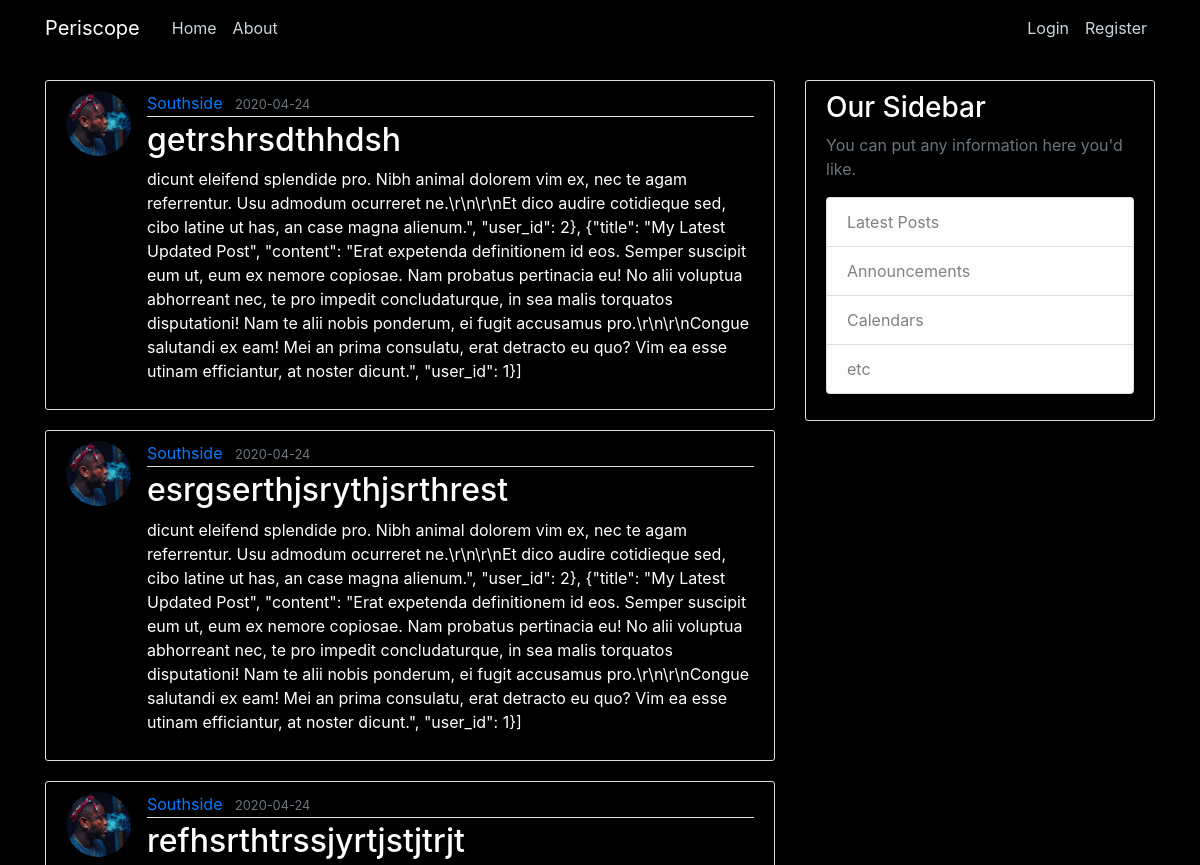
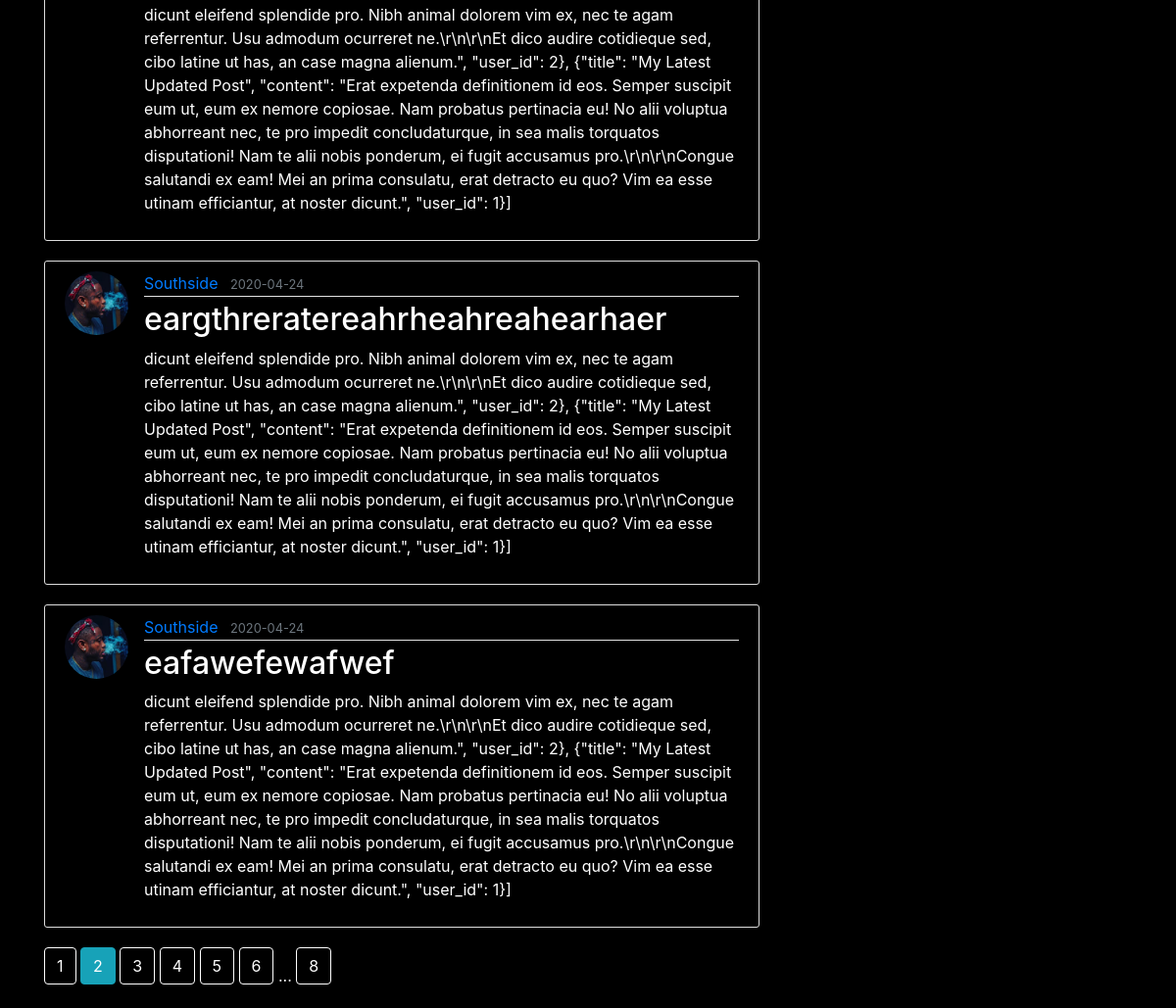
The page /home/?page=2 on the database its author committed (2 pictures, top to bottom).
### flaskblog/models.py (models this page shows, shortened)
class PostModel(db.Model):
    __tablename__ = 'posts'
    id = db.Column(db.Integer, primary_key=True)
    title = db.Column(db.String(100), nullable=False)
    date_posted = db.Column(db.DateTime, nullable=False, default=datetime.utcnow())
    content = db.Column(db.Text, nullable=False)
    user_id = db.Column(db.Integer, db.ForeignKey('users.id'), nullable=False
                        )

class UserModel(db.Model, UserMixin):
    __tablename__ = 'users'
    id = db.Column(db.Integer, primary_key=True)
    username = db.Column(db.String(20), unique=True, nullable=False)
    email = db.Column(db.String(120), unique=True, nullable=False)
    image_file = db.Column(db.String(20), default='default.jpg')
    password = db.Column(db.String(60), nullable=False)
    posts = db.relationship('PostModel', backref='author', lazy=True)

### flaskblog/main/routes.py (the view)
@main.route('/')
@main.route('/home/')
def home():
    page = request.args.get('page', 1, type=int)
    posts = PostModel.query.order_by(PostModel.date_posted.desc()).paginate(per_page=5, page=page)
    return render_template('home.html', posts=posts)

### flaskblog/templates/home.html
{% extends "layout.html" %}
{% block content %}
    {% for post in posts.items %}
        <article class="media content-section">
            <img class="rounded-circle article-img" src="{{ url_for('static', filename='profile_pics/' + post.author.image_file) }}">
            <div class="media-body">
            <div class="article-metadata">
                <a class="mr-2" href="{{ url_for('users.user_post', username=post.author.username) }}">{{ post.author.username }}</a>
                <small class="text-muted">{{ post.date_posted.strftime('%Y-%m-%d') }}</small>
            </div>
            <h2><a class="article-title" href="{{ url_for('posts.post', post_id=post.id) }}">{{ post.title }}</a></h2>
            <p class="article-content">{{ post.content }}</p>
            </div>
        </article>
    {% endfor %}
    {% for page_num in posts.iter_pages(left_edge=1, right_edge=1, left_current=1, right_current=5) %}
        {% if page_num %}
            {% if posts.page == page_num %}
                    <a class="btn btn-info mb-4" href="{{ url_for('main.home', page=page_num) }}" >{{ page_num }}</a>
                {% else %}
                    <a style="color:white;  border-color: white;" class="btn btn-outline-info mb-4" href="{{ url_for('main.home', page=page_num) }}">{{ page_num }}</a>
                {% endif %}
        {% else %}
            ...
        {% endif %}
    {% endfor %}
{% endblock %}

### flaskblog/static/main.css (style rules this page uses)
body { background: black; color: white; margin-top: 5rem; }
h1, h2, h3, h4, h5, h6 { color: white; }
.content-section { background: black; padding: 10px 20px; border: 1px solid #dddddd; border-radius: 3px; margin-bottom: 20px; }
.article-title { color: white; }
.article-content { white-space: pre-line; }
.article-img { height: 65px; width: 65px; margin-right: 16px; }
.article-metadata { padding-bottom: 1px; margin-bottom: 4px; border-bottom: 1px solid #e3e3e3 }

### rows shown on the page
PostModel: image_file (picture), author.username "Southside", date_posted "2020-04-24", title "getrshrsdthhdsh", content "dicunt eleifend splendide pro. Nibh animal dolorem vim ex, nec te agam referrentur. Usu admodum ocurreret ne.\\r\\n\\r\\nEt dico audire cotidieque sed, cibo latine ut has, an case magna alienum.\", \"user_id\": 2}, {\"title\": \"My Latest Updated Post\", \"content\": \"Erat expetenda definitionem id eos. Semper suscipit eum ut, eum ex nemore copiosae. Nam probatus pertinacia eu! No alii voluptua abhorreant nec, te pro impedit concludaturque, in sea malis torquatos disputationi! Nam te alii nobis ponderum, ei fugit accusamus pro.\\r\\n\\r\\nCongue salutandi ex eam! Mei an prima consulatu, erat detracto eu quo? Vim ea esse utinam efficiantur, at noster dicunt.\", \"user_id\": 1}]"
PostModel: image_file (picture), author.username "Southside", date_posted "2020-04-24", title "esrgserthjsrythjsrthrest", content "dicunt eleifend splendide pro. Nibh animal dolorem vim ex, nec te agam referrentur. Usu admodum ocurreret ne.\\r\\n\\r\\nEt dico audire cotidieque sed, cibo latine ut has, an case magna alienum.\", \"user_id\": 2}, {\"title\": \"My Latest Updated Post\", \"content\": \"Erat expetenda definitionem id eos. Semper suscipit eum ut, eum ex nemore copiosae. Nam probatus pertinacia eu! No alii voluptua abhorreant nec, te pro impedit concludaturque, in sea malis torquatos disputationi! Nam te alii nobis ponderum, ei fugit accusamus pro.\\r\\n\\r\\nCongue salutandi ex eam! Mei an prima consulatu, erat detracto eu quo? Vim ea esse utinam efficiantur, at noster dicunt.\", \"user_id\": 1}]"
PostModel: image_file (picture), author.username "Southside", date_posted "2020-04-24", title "refhsrthtrssjyrtjstjtrjt", content "dicunt eleifend splendide pro. Nibh animal dolorem vim ex, nec te agam referrentur. Usu admodum ocurreret ne.\\r\\n\\r\\nEt dico audire cotidieque sed, cibo latine ut has, an case magna alienum.\", \"user_id\": 2}, {\"title\": \"My Latest Updated Post\", \"content\": \"Erat expetenda definitionem id eos. Semper suscipit eum ut, eum ex nemore copiosae. Nam probatus pertinacia eu! No alii voluptua abhorreant nec, te pro impedit concludaturque, in sea malis torquatos disputationi! Nam te alii nobis ponderum, ei fugit accusamus pro.\\r\\n\\r\\nCongue salutandi ex eam! Mei an prima consulatu, erat detracto eu quo? Vim ea esse utinam efficiantur, at noster dicunt.\", \"user_id\": 1}]"
PostModel: image_file (picture), author.username "Southside", date_posted "2020-04-24", title "eargthreratereahrheahreahearhaer", content "dicunt eleifend splendide pro. Nibh animal dolorem vim ex, nec te agam referrentur. Usu admodum ocurreret ne.\\r\\n\\r\\nEt dico audire cotidieque sed, cibo latine ut has, an case magna alienum.\", \"user_id\": 2}, {\"title\": \"My Latest Updated Post\", \"content\": \"Erat expetenda definitionem id eos. Semper suscipit eum ut, eum ex nemore copiosae. Nam probatus pertinacia eu! No alii voluptua abhorreant nec, te pro impedit concludaturque, in sea malis torquatos disputationi! Nam te alii nobis ponderum, ei fugit accusamus pro.\\r\\n\\r\\nCongue salutandi ex eam! Mei an prima consulatu, erat detracto eu quo? Vim ea esse utinam efficiantur, at noster dicunt.\", \"user_id\": 1}]"
PostModel: image_file (picture), author.username "Southside", date_posted "2020-04-24", title "eafawefewafwef", content "dicunt eleifend splendide pro. Nibh animal dolorem vim ex, nec te agam referrentur. Usu admodum ocurreret ne.\\r\\n\\r\\nEt dico audire cotidieque sed, cibo latine ut has, an case magna alienum.\", \"user_id\": 2}, {\"title\": \"My Latest Updated Post\", \"content\": \"Erat expetenda definitionem id eos. Semper suscipit eum ut, eum ex nemore copiosae. Nam probatus pertinacia eu! No alii voluptua abhorreant nec, te pro impedit concludaturque, in sea malis torquatos disputationi! Nam te alii nobis ponderum, ei fugit accusamus pro.\\r\\n\\r\\nCongue salutandi ex eam! Mei an prima consulatu, erat detracto eu quo? Vim ea esse utinam efficiantur, at noster dicunt.\", \"user_id\": 1}]"

### other values the page prints
{{ page_num }} "1" "3" "4" "5" "6" "8"
{{ page_num }} "2"
